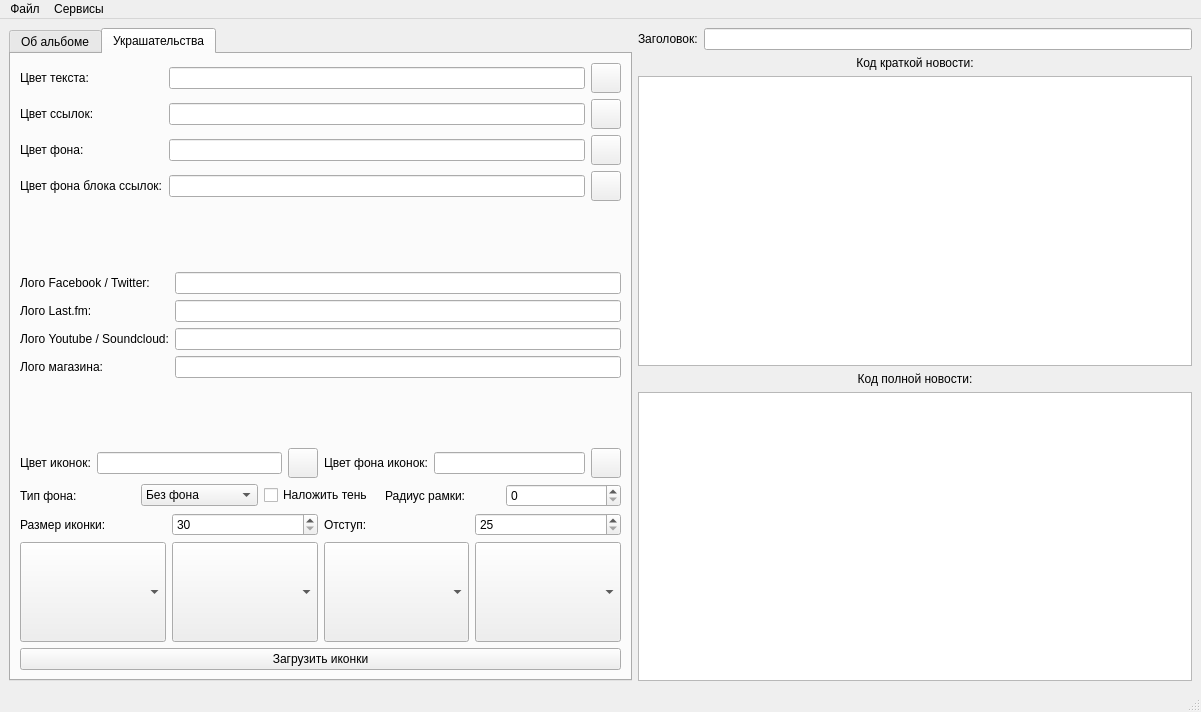
<?xml version="1.0" encoding="UTF-8"?>
<ui version="4.0">
 <class>designer</class>
 <widget class="QMainWindow" name="designer">
  <property name="geometry">
   <rect>
    <x>0</x>
    <y>0</y>
    <width>1201</width>
    <height>712</height>
   </rect>
  </property>
  <property name="windowTitle">
   <string>MainWindow</string>
  </property>
  <widget class="QWidget" name="centralwidget">
   <layout class="QHBoxLayout" name="horizontalLayout">
    <item>
     <widget class="QTabWidget" name="settingsTab">
      <property name="currentIndex">
       <number>1</number>
      </property>
      <widget class="QWidget" name="albumTab">
       <attribute name="title">
        <string>Об альбоме</string>
       </attribute>
       <layout class="QVBoxLayout" name="verticalLayout_2">
        <item>
         <layout class="QGridLayout" name="albumMainSettingsLayout">
          <item row="5" column="0" colspan="4">
           <layout class="QGridLayout" name="formatLayout">
            <item row="0" column="2">
             <widget class="QComboBox" name="formatComboBox2">
              <property name="editable">
               <bool>true</bool>
              </property>
              <item>
               <property name="text">
                <string>-</string>
               </property>
              </item>
              <item>
               <property name="text">
                <string>MP3 (128 kbps)</string>
               </property>
              </item>
              <item>
               <property name="text">
                <string>MP3 (192 kbps)</string>
               </property>
              </item>
              <item>
               <property name="text">
                <string>MP3 VBR V0</string>
               </property>
              </item>
              <item>
               <property name="text">
                <string>MP3 [Scene] VBR V0</string>
               </property>
              </item>
              <item>
               <property name="text">
                <string>MP3 (320 kbps)</string>
               </property>
              </item>
              <item>
               <property name="text">
                <string>MP3 [Scene] (320 kbps)</string>
               </property>
              </item>
             </widget>
            </item>
            <item row="0" column="1">
             <widget class="QComboBox" name="formatComboBox1">
              <property name="editable">
               <bool>true</bool>
              </property>
              <item>
               <property name="text">
                <string>-</string>
               </property>
              </item>
              <item>
               <property name="text">
                <string>FLAC (tracks)</string>
               </property>
              </item>
              <item>
               <property name="text">
                <string>FLAC [Scene] (tracks)</string>
               </property>
              </item>
              <item>
               <property name="text">
                <string>FLAC (tracks+.cue)</string>
               </property>
              </item>
              <item>
               <property name="text">
                <string>FLAC (tracks+.cue+log)</string>
               </property>
              </item>
              <item>
               <property name="text">
                <string>FLAC (tracks+.cue+log+scans)</string>
               </property>
              </item>
             </widget>
            </item>
            <item row="0" column="3">
             <widget class="QComboBox" name="formatComboBox3">
              <property name="editable">
               <bool>true</bool>
              </property>
              <item>
               <property name="text">
                <string>-</string>
               </property>
              </item>
              <item>
               <property name="text">
                <string>AAC M4A (~256 kbps)</string>
               </property>
              </item>
             </widget>
            </item>
            <item row="0" column="0">
             <widget class="QLabel" name="label_9">
              <property name="minimumSize">
               <size>
                <width>75</width>
                <height>0</height>
               </size>
              </property>
              <property name="maximumSize">
               <size>
                <width>75</width>
                <height>16777215</height>
               </size>
              </property>
              <property name="text">
               <string>Формат:</string>
              </property>
             </widget>
            </item>
           </layout>
          </item>
          <item row="4" column="0" colspan="4">
           <layout class="QHBoxLayout" name="genreLayout">
            <item>
             <widget class="QLabel" name="label_8">
              <property name="minimumSize">
               <size>
                <width>75</width>
                <height>0</height>
               </size>
              </property>
              <property name="maximumSize">
               <size>
                <width>75</width>
                <height>16777215</height>
               </size>
              </property>
              <property name="text">
               <string>Стиль:</string>
              </property>
             </widget>
            </item>
            <item>
             <widget class="QLineEdit" name="genreLine1"/>
            </item>
            <item>
             <widget class="QPushButton" name="addGenreButton">
              <property name="maximumSize">
               <size>
                <width>21</width>
                <height>21</height>
               </size>
              </property>
              <property name="text">
               <string>+</string>
              </property>
             </widget>
            </item>
            <item>
             <widget class="QPushButton" name="deleteGenreButton">
              <property name="maximumSize">
               <size>
                <width>21</width>
                <height>21</height>
               </size>
              </property>
              <property name="text">
               <string>-</string>
              </property>
             </widget>
            </item>
           </layout>
          </item>
          <item row="1" column="2">
           <widget class="QCheckBox" name="modCheckBox">
            <property name="text">
             <string>Модификатор</string>
            </property>
           </widget>
          </item>
          <item row="2" column="0">
           <widget class="QLabel" name="label_5">
            <property name="text">
             <string>Год:</string>
            </property>
           </widget>
          </item>
          <item row="3" column="0">
           <widget class="QLabel" name="label_7">
            <property name="text">
             <string>Треклист:</string>
            </property>
           </widget>
          </item>
          <item row="0" column="0">
           <widget class="QLabel" name="label_3">
            <property name="text">
             <string>Исполнитель:</string>
            </property>
           </widget>
          </item>
          <item row="1" column="0">
           <widget class="QLabel" name="label_4">
            <property name="text">
             <string>Альбом:</string>
            </property>
           </widget>
          </item>
          <item row="7" column="0">
           <widget class="QLabel" name="label_14">
            <property name="text">
             <string>Слушатели на Last.fm:</string>
            </property>
           </widget>
          </item>
          <item row="8" column="0">
           <widget class="QLabel" name="label_15">
            <property name="text">
             <string>Продолжительность:</string>
            </property>
           </widget>
          </item>
          <item row="6" column="0">
           <widget class="QLabel" name="label_10">
            <property name="text">
             <string>Страна:</string>
            </property>
           </widget>
          </item>
          <item row="1" column="1">
           <widget class="QLineEdit" name="albumLine"/>
          </item>
          <item row="1" column="3">
           <widget class="QComboBox" name="modComboBox">
            <property name="enabled">
             <bool>false</bool>
            </property>
            <property name="editable">
             <bool>true</bool>
            </property>
            <item>
             <property name="text">
              <string>-</string>
             </property>
            </item>
            <item>
             <property name="text">
              <string>[EP]</string>
             </property>
            </item>
            <item>
             <property name="text">
              <string>(Deluxe Edition)</string>
             </property>
            </item>
            <item>
             <property name="text">
              <string>(Japanese Edition)</string>
             </property>
            </item>
           </widget>
          </item>
          <item row="7" column="3">
           <widget class="QCheckBox" name="listenersCheckBox">
            <property name="text">
             <string>Активировать</string>
            </property>
            <property name="checked">
             <bool>false</bool>
            </property>
           </widget>
          </item>
          <item row="7" column="1" colspan="2">
           <widget class="QLineEdit" name="listenersLine">
            <property name="enabled">
             <bool>false</bool>
            </property>
           </widget>
          </item>
          <item row="0" column="1" colspan="3">
           <widget class="QLineEdit" name="artistLine"/>
          </item>
          <item row="2" column="1" colspan="3">
           <widget class="QSpinBox" name="yearSpinBox">
            <property name="suffix">
             <string/>
            </property>
            <property name="minimum">
             <number>1900</number>
            </property>
            <property name="maximum">
             <number>2100</number>
            </property>
            <property name="value">
             <number>2000</number>
            </property>
           </widget>
          </item>
          <item row="3" column="1" colspan="3">
           <widget class="TextEdit" name="tracklistText"/>
          </item>
          <item row="6" column="1" colspan="3">
           <widget class="QLineEdit" name="countryLine"/>
          </item>
          <item row="8" column="1" colspan="3">
           <widget class="QLineEdit" name="lengthLine"/>
          </item>
         </layout>
        </item>
        <item>
         <widget class="QTabWidget" name="otherSetsTab">
          <property name="currentIndex">
           <number>1</number>
          </property>
          <widget class="QWidget" name="coverTab">
           <attribute name="title">
            <string>Обложка альбома</string>
           </attribute>
           <layout class="QVBoxLayout" name="verticalLayout_3">
            <item>
             <layout class="QGridLayout" name="coverSettingsLayout">
              <item row="0" column="0">
               <widget class="QLabel" name="label_11">
                <property name="text">
                 <string>Маленькая обложка:</string>
                </property>
               </widget>
              </item>
              <item row="0" column="1">
               <widget class="QLineEdit" name="smallCoverLine"/>
              </item>
              <item row="1" column="0">
               <widget class="QLabel" name="label_12">
                <property name="text">
                 <string>Большая обложка:</string>
                </property>
               </widget>
              </item>
              <item row="1" column="1">
               <widget class="QLineEdit" name="bigCoverLine"/>
              </item>
              <item row="2" column="0">
               <widget class="QLabel" name="label_13">
                <property name="text">
                 <string>Полноразмерная обложка:</string>
                </property>
               </widget>
              </item>
              <item row="2" column="1">
               <widget class="QLineEdit" name="fullsizeCoverLine"/>
              </item>
              <item row="3" column="0" colspan="2">
               <widget class="QPushButton" name="uploadCoversButton">
                <property name="text">
                 <string>Загрузить обложки</string>
                </property>
               </widget>
              </item>
             </layout>
            </item>
           </layout>
          </widget>
          <widget class="QWidget" name="bandLinksTab">
           <attribute name="title">
            <string>Ссылки на группу</string>
           </attribute>
           <layout class="QVBoxLayout" name="verticalLayout_4">
            <item>
             <layout class="QGridLayout" name="bandLinksLayout">
              <item row="0" column="0">
               <widget class="QLabel" name="label_16">
                <property name="text">
                 <string>Facebook / Twitter:</string>
                </property>
               </widget>
              </item>
              <item row="0" column="1">
               <widget class="QLineEdit" name="facebookLinkLine"/>
              </item>
              <item row="1" column="0">
               <widget class="QLabel" name="label_17">
                <property name="text">
                 <string>Last.fm:</string>
                </property>
               </widget>
              </item>
              <item row="1" column="1">
               <widget class="QLineEdit" name="lastfmLinkLine"/>
              </item>
              <item row="2" column="0">
               <widget class="QLabel" name="label_18">
                <property name="text">
                 <string>Youtube / Soundcloud:</string>
                </property>
               </widget>
              </item>
              <item row="2" column="1">
               <widget class="QLineEdit" name="youtubeLinkLine">
                <property name="text">
                 <string/>
                </property>
               </widget>
              </item>
              <item row="3" column="0">
               <widget class="QLabel" name="label_19">
                <property name="text">
                 <string>Store:</string>
                </property>
               </widget>
              </item>
              <item row="3" column="1">
               <widget class="QLineEdit" name="storeLinkLine"/>
              </item>
              <item row="3" column="2">
               <widget class="QPushButton" name="itunesSearchButton">
                <property name="minimumSize">
                 <size>
                  <width>125</width>
                  <height>0</height>
                 </size>
                </property>
                <property name="text">
                 <string>Искать на Itunes</string>
                </property>
               </widget>
              </item>
             </layout>
            </item>
           </layout>
          </widget>
          <widget class="QWidget" name="downloadLinksTab">
           <attribute name="title">
            <string>Ссылки на скачивание</string>
           </attribute>
           <layout class="QVBoxLayout" name="verticalLayout_5">
            <item>
             <widget class="QScrollArea" name="dlLinksScrArea">
              <property name="widgetResizable">
               <bool>true</bool>
              </property>
              <widget class="QWidget" name="scrollAreaWidgetContents">
               <property name="geometry">
                <rect>
                 <x>0</x>
                 <y>0</y>
                 <width>599</width>
                 <height>145</height>
                </rect>
               </property>
               <layout class="QGridLayout" name="dl_linksLayout">
                <item row="0" column="0">
                 <widget class="QLabel" name="label_20">
                  <property name="text">
                   <string>Ссылка 1:</string>
                  </property>
                 </widget>
                </item>
                <item row="0" column="1">
                 <widget class="QLineEdit" name="dl_linkLine1"/>
                </item>
                <item row="0" column="2">
                 <widget class="QComboBox" name="dl_forlinkComboBox1">
                  <property name="editable">
                   <bool>true</bool>
                  </property>
                  <item>
                   <property name="text">
                    <string>FLAC</string>
                   </property>
                  </item>
                  <item>
                   <property name="text">
                    <string>MP3</string>
                   </property>
                  </item>
                  <item>
                   <property name="text">
                    <string>M4A</string>
                   </property>
                  </item>
                 </widget>
                </item>
                <item row="1" column="0">
                 <widget class="QLabel" name="label_21">
                  <property name="text">
                   <string>Ссылка 2:</string>
                  </property>
                 </widget>
                </item>
                <item row="1" column="1">
                 <widget class="QLineEdit" name="dl_linkLine2"/>
                </item>
                <item row="1" column="2">
                 <widget class="QComboBox" name="dl_forlinkComboBox2">
                  <property name="editable">
                   <bool>true</bool>
                  </property>
                  <item>
                   <property name="text">
                    <string>FLAC</string>
                   </property>
                  </item>
                  <item>
                   <property name="text">
                    <string>MP3</string>
                   </property>
                  </item>
                  <item>
                   <property name="text">
                    <string>M4A</string>
                   </property>
                  </item>
                 </widget>
                </item>
                <item row="2" column="0" colspan="3">
                 <widget class="QPushButton" name="addDl_linkButton">
                  <property name="text">
                   <string>Добавить</string>
                  </property>
                 </widget>
                </item>
               </layout>
              </widget>
             </widget>
            </item>
           </layout>
          </widget>
          <widget class="QWidget" name="prelistenTab">
           <attribute name="title">
            <string>Прослушка</string>
           </attribute>
           <layout class="QVBoxLayout" name="verticalLayout_6">
            <item>
             <widget class="TextEdit" name="prelistenObjectText"/>
            </item>
           </layout>
          </widget>
         </widget>
        </item>
       </layout>
      </widget>
      <widget class="QWidget" name="designTab">
       <attribute name="title">
        <string>Украшательства</string>
       </attribute>
       <layout class="QVBoxLayout" name="verticalLayout">
        <item>
         <layout class="QGridLayout" name="gridLayout">
          <item row="1" column="2">
           <widget class="coloredButton" name="linkColorButton">
            <property name="minimumSize">
             <size>
              <width>30</width>
              <height>30</height>
             </size>
            </property>
            <property name="maximumSize">
             <size>
              <width>30</width>
              <height>30</height>
             </size>
            </property>
            <property name="text">
             <string/>
            </property>
           </widget>
          </item>
          <item row="0" column="1">
           <widget class="QLineEdit" name="textColorLine"/>
          </item>
          <item row="1" column="1">
           <widget class="QLineEdit" name="linkColorLine"/>
          </item>
          <item row="0" column="2">
           <widget class="coloredButton" name="textColorButton">
            <property name="minimumSize">
             <size>
              <width>30</width>
              <height>30</height>
             </size>
            </property>
            <property name="maximumSize">
             <size>
              <width>30</width>
              <height>30</height>
             </size>
            </property>
            <property name="text">
             <string/>
            </property>
           </widget>
          </item>
          <item row="1" column="0">
           <widget class="QLabel" name="label_23">
            <property name="text">
             <string>Цвет ссылок:</string>
            </property>
           </widget>
          </item>
          <item row="0" column="0">
           <widget class="QLabel" name="label_22">
            <property name="text">
             <string>Цвет текста:</string>
            </property>
           </widget>
          </item>
          <item row="2" column="0">
           <widget class="QLabel" name="label_24">
            <property name="text">
             <string>Цвет фона:</string>
            </property>
           </widget>
          </item>
          <item row="2" column="2">
           <widget class="coloredButton" name="backgrndColorButton">
            <property name="minimumSize">
             <size>
              <width>30</width>
              <height>30</height>
             </size>
            </property>
            <property name="maximumSize">
             <size>
              <width>30</width>
              <height>30</height>
             </size>
            </property>
            <property name="text">
             <string/>
            </property>
           </widget>
          </item>
          <item row="2" column="1">
           <widget class="QLineEdit" name="backgrndColorLine">
            <property name="text">
             <string/>
            </property>
           </widget>
          </item>
          <item row="3" column="0">
           <widget class="QLabel" name="label_25">
            <property name="text">
             <string>Цвет фона блока ссылок:</string>
            </property>
           </widget>
          </item>
          <item row="3" column="1">
           <widget class="QLineEdit" name="linkBcgrdColorLine">
            <property name="text">
             <string/>
            </property>
           </widget>
          </item>
          <item row="3" column="2">
           <widget class="coloredButton" name="linkBcgrdColorButton">
            <property name="minimumSize">
             <size>
              <width>30</width>
              <height>30</height>
             </size>
            </property>
            <property name="maximumSize">
             <size>
              <width>30</width>
              <height>30</height>
             </size>
            </property>
            <property name="text">
             <string/>
            </property>
           </widget>
          </item>
         </layout>
        </item>
        <item>
         <spacer name="verticalSpacer">
          <property name="orientation">
           <enum>Qt::Vertical</enum>
          </property>
          <property name="sizeHint" stdset="0">
           <size>
            <width>20</width>
            <height>40</height>
           </size>
          </property>
         </spacer>
        </item>
        <item>
         <layout class="QFormLayout" name="formLayout">
          <item row="0" column="0">
           <widget class="QLabel" name="label_27">
            <property name="text">
             <string>Лого Facebook / Twitter:</string>
            </property>
           </widget>
          </item>
          <item row="0" column="1">
           <widget class="QLineEdit" name="facebookIconLine">
            <property name="text">
             <string/>
            </property>
           </widget>
          </item>
          <item row="1" column="0">
           <widget class="QLabel" name="label_28">
            <property name="text">
             <string>Лого Last.fm:</string>
            </property>
           </widget>
          </item>
          <item row="1" column="1">
           <widget class="QLineEdit" name="lastfmIconLine">
            <property name="text">
             <string/>
            </property>
           </widget>
          </item>
          <item row="2" column="0">
           <widget class="QLabel" name="label_29">
            <property name="text">
             <string>Лого Youtube / Soundcloud:</string>
            </property>
           </widget>
          </item>
          <item row="2" column="1">
           <widget class="QLineEdit" name="youtubeIconLine">
            <property name="text">
             <string/>
            </property>
           </widget>
          </item>
          <item row="3" column="0">
           <widget class="QLabel" name="label_30">
            <property name="text">
             <string>Лого магазина:</string>
            </property>
           </widget>
          </item>
          <item row="3" column="1">
           <widget class="QLineEdit" name="storeIconLine">
            <property name="text">
             <string/>
            </property>
           </widget>
          </item>
         </layout>
        </item>
        <item>
         <spacer name="verticalSpacer_2">
          <property name="orientation">
           <enum>Qt::Vertical</enum>
          </property>
          <property name="sizeHint" stdset="0">
           <size>
            <width>20</width>
            <height>40</height>
           </size>
          </property>
         </spacer>
        </item>
        <item>
         <layout class="QGridLayout" name="gridLayout_5">
          <item row="0" column="0">
           <layout class="QHBoxLayout" name="horizontalLayout_2">
            <item>
             <widget class="QLabel" name="label_26">
              <property name="text">
               <string>Цвет иконок:</string>
              </property>
             </widget>
            </item>
            <item>
             <widget class="QLineEdit" name="iconTextColorLine">
              <property name="text">
               <string/>
              </property>
             </widget>
            </item>
            <item>
             <widget class="coloredButton" name="iconTextColorButton">
              <property name="minimumSize">
               <size>
                <width>30</width>
                <height>30</height>
               </size>
              </property>
              <property name="maximumSize">
               <size>
                <width>30</width>
                <height>30</height>
               </size>
              </property>
              <property name="text">
               <string/>
              </property>
             </widget>
            </item>
           </layout>
          </item>
          <item row="0" column="1">
           <layout class="QHBoxLayout" name="horizontalLayout_3">
            <item>
             <widget class="QLabel" name="label_31">
              <property name="text">
               <string>Цвет фона иконок:</string>
              </property>
             </widget>
            </item>
            <item>
             <widget class="QLineEdit" name="iconBackColorLine">
              <property name="text">
               <string/>
              </property>
             </widget>
            </item>
            <item>
             <widget class="coloredButton" name="iconBackColorButton">
              <property name="minimumSize">
               <size>
                <width>30</width>
                <height>30</height>
               </size>
              </property>
              <property name="maximumSize">
               <size>
                <width>30</width>
                <height>30</height>
               </size>
              </property>
              <property name="text">
               <string/>
              </property>
             </widget>
            </item>
           </layout>
          </item>
          <item row="1" column="0" colspan="2">
           <layout class="QGridLayout" name="gridLayout_3">
            <item row="0" column="4">
             <widget class="QSpinBox" name="iconRadiusSpinbox">
              <property name="suffix">
               <string/>
              </property>
              <property name="maximum">
               <number>100</number>
              </property>
             </widget>
            </item>
            <item row="0" column="1">
             <widget class="QComboBox" name="iconBackTypeBox">
              <item>
               <property name="text">
                <string>Без фона</string>
               </property>
              </item>
              <item>
               <property name="text">
                <string>Окружность</string>
               </property>
              </item>
              <item>
               <property name="text">
                <string>Круг</string>
               </property>
              </item>
              <item>
               <property name="text">
                <string>Квадрат</string>
               </property>
              </item>
              <item>
               <property name="text">
                <string>Шестиугольник</string>
               </property>
              </item>
             </widget>
            </item>
            <item row="0" column="0">
             <widget class="QLabel" name="label_32">
              <property name="text">
               <string>Тип фона:</string>
              </property>
             </widget>
            </item>
            <item row="0" column="3">
             <widget class="QLabel" name="label_34">
              <property name="text">
               <string>Радиус рамки:</string>
              </property>
             </widget>
            </item>
            <item row="0" column="2">
             <widget class="QCheckBox" name="iconShadowCheckBox">
              <property name="text">
               <string>Наложить тень</string>
              </property>
             </widget>
            </item>
           </layout>
          </item>
          <item row="2" column="0" colspan="2">
           <layout class="QGridLayout" name="gridLayout_2">
            <item row="0" column="0">
             <widget class="QLabel" name="label_33">
              <property name="text">
               <string>Размер иконки:</string>
              </property>
             </widget>
            </item>
            <item row="0" column="1">
             <widget class="QSpinBox" name="iconSizeBox">
              <property name="suffix">
               <string/>
              </property>
              <property name="minimum">
               <number>30</number>
              </property>
              <property name="maximum">
               <number>256</number>
              </property>
             </widget>
            </item>
            <item row="0" column="2">
             <widget class="QLabel" name="label_35">
              <property name="text">
               <string>Отступ:</string>
              </property>
             </widget>
            </item>
            <item row="0" column="3">
             <widget class="QSpinBox" name="iconPicSizeBox">
              <property name="minimum">
               <number>25</number>
              </property>
             </widget>
            </item>
           </layout>
          </item>
          <item row="3" column="0" colspan="2">
           <layout class="QGridLayout" name="gridLayout_4">
            <item row="0" column="0">
             <widget class="QComboBox" name="facebookIconBox">
              <property name="minimumSize">
               <size>
                <width>100</width>
                <height>100</height>
               </size>
              </property>
             </widget>
            </item>
            <item row="0" column="1">
             <widget class="QComboBox" name="lastfmIconBox">
              <property name="minimumSize">
               <size>
                <width>100</width>
                <height>100</height>
               </size>
              </property>
             </widget>
            </item>
            <item row="0" column="2">
             <widget class="QComboBox" name="youtubeIconBox">
              <property name="minimumSize">
               <size>
                <width>100</width>
                <height>100</height>
               </size>
              </property>
             </widget>
            </item>
            <item row="0" column="3">
             <widget class="QComboBox" name="storeIconBox">
              <property name="minimumSize">
               <size>
                <width>100</width>
                <height>100</height>
               </size>
              </property>
             </widget>
            </item>
            <item row="1" column="0" colspan="4">
             <widget class="QPushButton" name="uploadIconsButton">
              <property name="text">
               <string>Загрузить иконки</string>
              </property>
             </widget>
            </item>
           </layout>
          </item>
         </layout>
        </item>
       </layout>
      </widget>
     </widget>
    </item>
    <item>
     <layout class="QVBoxLayout" name="codeLayout">
      <item>
       <layout class="QFormLayout" name="titleLayout">
        <item row="0" column="0">
         <widget class="QLabel" name="label_6">
          <property name="text">
           <string>Заголовок:</string>
          </property>
         </widget>
        </item>
        <item row="0" column="1">
         <widget class="QLineEdit" name="titleLine"/>
        </item>
       </layout>
      </item>
      <item>
       <widget class="QLabel" name="label">
        <property name="text">
         <string>Код краткой новости:</string>
        </property>
        <property name="alignment">
         <set>Qt::AlignCenter</set>
        </property>
       </widget>
      </item>
      <item>
       <widget class="QPlainTextEdit" name="shortCodeText"/>
      </item>
      <item>
       <widget class="QLabel" name="label_2">
        <property name="text">
         <string>Код полной новости:</string>
        </property>
        <property name="alignment">
         <set>Qt::AlignCenter</set>
        </property>
       </widget>
      </item>
      <item>
       <widget class="QPlainTextEdit" name="fullCodeText"/>
      </item>
     </layout>
    </item>
   </layout>
  </widget>
  <widget class="QMenuBar" name="menubar">
   <property name="geometry">
    <rect>
     <x>0</x>
     <y>0</y>
     <width>1201</width>
     <height>26</height>
    </rect>
   </property>
   <widget class="QMenu" name="fileMenu">
    <property name="title">
     <string>Файл</string>
    </property>
    <addaction name="openFiles"/>
    <addaction name="openFolder"/>
    <addaction name="separator"/>
    <addaction name="exitAction"/>
   </widget>
   <widget class="QMenu" name="serviceMenu">
    <property name="title">
     <string>Сервисы</string>
    </property>
    <addaction name="loadTemplate"/>
   </widget>
   <addaction name="fileMenu"/>
   <addaction name="serviceMenu"/>
  </widget>
  <widget class="QStatusBar" name="statusbar"/>
  <action name="exitAction">
   <property name="text">
    <string>Выход</string>
   </property>
   <property name="shortcut">
    <string>Ctrl+Q</string>
   </property>
  </action>
  <action name="openFiles">
   <property name="text">
    <string>Добавить файлы...</string>
   </property>
   <property name="toolTip">
    <string>Добавить файлы</string>
   </property>
   <property name="shortcut">
    <string>Ctrl+O</string>
   </property>
  </action>
  <action name="openFolder">
   <property name="text">
    <string>Добавить папку...</string>
   </property>
   <property name="shortcut">
    <string>Ctrl+I</string>
   </property>
  </action>
  <action name="loadTemplate">
   <property name="text">
    <string>Загрузить шаблон...</string>
   </property>
   <property name="shortcut">
    <string>Ctrl+T</string>
   </property>
  </action>
 </widget>
 <customwidgets>
  <customwidget>
   <class>TextEdit</class>
   <extends>QPlainTextEdit</extends>
   <header>sources/textedit.h</header>
  </customwidget>
  <customwidget>
   <class>coloredButton</class>
   <extends>QPushButton</extends>
   <header location="global">sources/coloredbutton.h</header>
  </customwidget>
 </customwidgets>
 <tabstops>
  <tabstop>settingsTab</tabstop>
  <tabstop>artistLine</tabstop>
  <tabstop>albumLine</tabstop>
  <tabstop>yearSpinBox</tabstop>
  <tabstop>tracklistText</tabstop>
  <tabstop>genreLine1</tabstop>
  <tabstop>listenersLine</tabstop>
  <tabstop>lengthLine</tabstop>
  <tabstop>otherSetsTab</tabstop>
  <tabstop>modCheckBox</tabstop>
  <tabstop>modComboBox</tabstop>
  <tabstop>titleLine</tabstop>
  <tabstop>shortCodeText</tabstop>
  <tabstop>fullCodeText</tabstop>
  <tabstop>bigCoverLine</tabstop>
  <tabstop>smallCoverLine</tabstop>
  <tabstop>fullsizeCoverLine</tabstop>
  <tabstop>facebookLinkLine</tabstop>
  <tabstop>lastfmLinkLine</tabstop>
  <tabstop>youtubeLinkLine</tabstop>
  <tabstop>storeLinkLine</tabstop>
  <tabstop>prelistenObjectText</tabstop>
  <tabstop>dl_forlinkComboBox2</tabstop>
  <tabstop>dl_linkLine2</tabstop>
  <tabstop>addDl_linkButton</tabstop>
  <tabstop>textColorLine</tabstop>
  <tabstop>linkColorLine</tabstop>
  <tabstop>backgrndColorLine</tabstop>
  <tabstop>linkBcgrdColorLine</tabstop>
  <tabstop>facebookIconLine</tabstop>
  <tabstop>lastfmIconLine</tabstop>
  <tabstop>youtubeIconLine</tabstop>
  <tabstop>storeIconLine</tabstop>
  <tabstop>iconTextColorLine</tabstop>
 </tabstops>
 <resources/>
 <connections>
  <connection>
   <sender>modCheckBox</sender>
   <signal>clicked(bool)</signal>
   <receiver>modComboBox</receiver>
   <slot>setEnabled(bool)</slot>
   <hints>
    <hint type="sourcelabel">
     <x>344</x>
     <y>110</y>
    </hint>
    <hint type="destinationlabel">
     <x>421</x>
     <y>114</y>
    </hint>
   </hints>
  </connection>
 </connections>
</ui>
